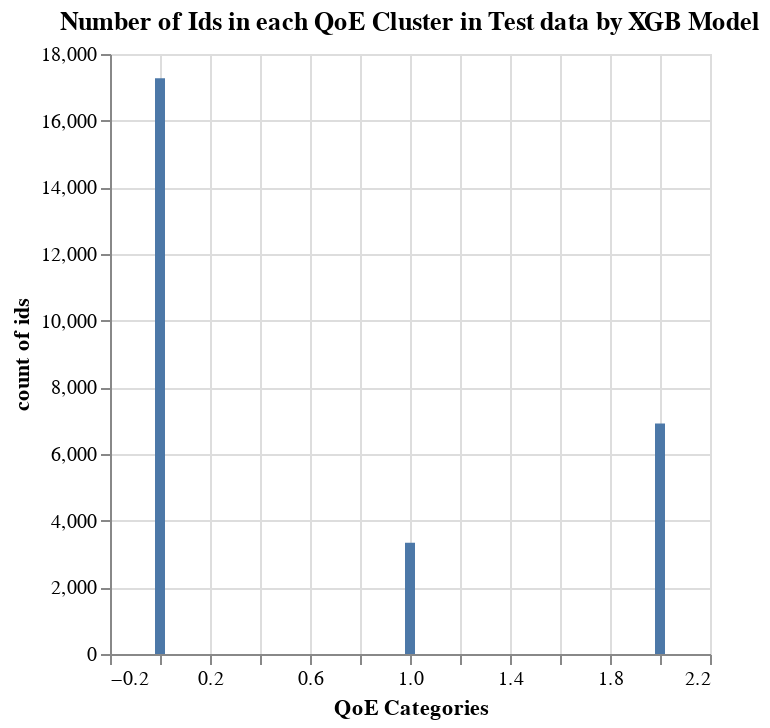

The notebook cell saved with this chart:
### Code cell
%chart x=rate_category,y=counts,labelx="QoE Categories", labely="count of ids",type=bar,title="Number of Ids in each QoE Cluster in Test data by XGB Model",height= 400,width=400

### Figure 1 — Vega-Lite specification as saved in the notebook (floating-point values rounded to 4 significant figures)
{"$schema": "https://vega.github.io/schema/vega-lite/v3.json", "data": {"format": {"type": "csv"}, "values": "\"rate_category\",\"counts\"\n\"1\",\"3341\"\n\"0\",\"17270\"\n\"2\",\"6914\"\n"}, "encoding": {"x": {"axis": {"grid": true, "title": "QoE Categories"}, "field": "rate_category", "type": "quantitative"}, "y": {"axis": {"grid": true, "title": "count of ids"}, "field": "counts", "type": "quantitative"}}, "height": "400", "mark": {"color": "#4C78A8", "type": "bar"}, "title": "Number of Ids in each QoE Cluster in Test data by XGB Model", "width": "400"}
